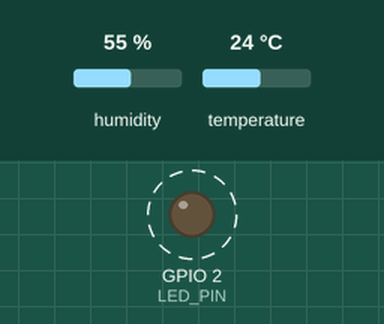
Bench run of a sketch on a simulated ESP32. On the bench: output pins drawn as LEDs (lit = HIGH). Dashed ring = blinking. Inputs (shaded band) come from the test bench; at power-on: temperature 24 °C, humidity 55 %. What the sketch prints to the serial monitor is not drawn.

Above: at 2.8 s.
2.9 s: temperature set to 41 °C
7.3 s: temperature set to 2 °C
11.5 s: humidity set to 68 %
Timing chart, 0 to 21.6 s (numbered marks = the images above; inputs shaded):
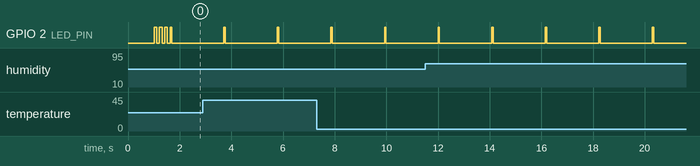

Measured:
- by itself, GPIO 2 (LED_PIN): alternates HIGH for 0.05 s and LOW for 2.0 s

The sketch:

dht_sensor_test.ino
```cpp
/*
 * =========================================================================
 * FloraGuard IoT - DHT11 Temperature & Humidity Sensor Test Sketch
 * =========================================================================
 *
 * Purpose:
 * Standalone verification sketch to test your DHT11 temperature & humidity
 * sensor with the ESP32 without requiring Wi-Fi or backend server setup.
 *
 * Hardware Connections (3-pin DHT11 Module):
 * -------------------------------------------------------------
 *  DHT11 Module Pin  |  ESP32 Pin   | Description
 * -------------------------------------------------------------
 *  VCC / '+'         |  3V3 (or VIN) | Power (3.3V recommended)
 *  GND / '-'         |  GND          | Ground
 *  DATA / 'S' / OUT  |  GPIO 4 (D4)  | Digital Signal Pin
 * -------------------------------------------------------------
 *
 * Required Arduino Libraries:
 * 1. "DHT sensor library" by Adafruit
 * 2. "Adafruit Unified Sensor" by Adafruit
 *
 * How to run:
 * 1. Open this file in Arduino IDE.
 * 2. Select Board: "ESP32 Dev Module" (or your specific ESP32 board).
 * 3. Select Port: COM port of your connected ESP32.
 * 4. Click Upload.
 * 5. Open Serial Monitor (Ctrl + Shift + M) and set baud rate to 115200.
 * =========================================================================
 */

#include <DHT.h>

// Pin Definitions
#define DHTPIN 4        // Digital GPIO connected to DHT11 Data pin (Change if you used another pin, e.g. 15, 5, 18)
#define DHTTYPE DHT11   // Sensor type: DHT11 (Blue module)
#define LED_PIN 2       // Onboard blue status LED on most ESP32 boards

DHT dht(DHTPIN, DHTTYPE);

int sampleCount = 0;

void setup() {
  Serial.begin(115200);
  delay(1000); // Allow serial monitor to initialize

  pinMode(LED_PIN, OUTPUT);
  digitalWrite(LED_PIN, LOW);

  Serial.println("\n========================================================");
  Serial.println("   FloraGuard IoT - DHT11 Sensor Diagnostic Utility    ");
  Serial.println("========================================================");
  Serial.printf("Configured Data Pin : GPIO %d\n", DHTPIN);
  Serial.println("Configured Sensor   : DHT11 (Blue Module)");
  Serial.println("Initializing DHT sensor...");

  dht.begin();

  // Quick self-test LED flash
  for (int i = 0; i < 3; i++) {
    digitalWrite(LED_PIN, HIGH);
    delay(100);
    digitalWrite(LED_PIN, LOW);
    delay(100);
  }

  Serial.println("Starting continuous sensor readings every 2 seconds...\n");
  Serial.println("-------------------------------------------------------------------------");
  Serial.println(" # | Status | Temp (°C) | Temp (°F) | Humidity (%) | Heat Index (°C)");
  Serial.println("-------------------------------------------------------------------------");
}

void loop() {
  // Blink LED to indicate read attempt
  digitalWrite(LED_PIN, HIGH);
  delay(50);
  digitalWrite(LED_PIN, LOW);

  sampleCount++;

  // Reading temperature or humidity takes about 250 milliseconds!
  float humidity = dht.readHumidity();
  float tempC = dht.readTemperature();
  float tempF = dht.readTemperature(true); // Read Fahrenheit

  // Check if any reads failed
  if (isnan(humidity) || isnan(tempC)) {
    Serial.printf("[%03d] [FAIL] ❌ Unable to read from DHT11 sensor!\n", sampleCount);
    Serial.println("       --> Troubleshooting checks:");
    Serial.println("           1. Verify DATA/'S' wire is in GPIO 4 (or update DHTPIN in code).");
    Serial.println("           2. Verify VCC/`+` is connected to 3V3 (or VIN) and sensor LED is ON.");
    Serial.println("           3. Verify GND/`-` is connected to ESP32 GND.");
    Serial.println("           4. Ensure female jumper wires are pressed firmly into the pins.\n");
  } else {
    // Compute heat index in Celsius
    float heatIndexC = dht.computeHeatIndex(tempC, humidity, false);

    Serial.printf("[%03d] [ OK ]   %5.1f °C  |  %5.1f °F  |    %5.1f %%   |    %5.1f °C\n",
                  sampleCount, tempC, tempF, humidity, heatIndexC);
  }

  // DHT11 requires at least 1.5 - 2.0 seconds between samples
  delay(2000);
}
```
